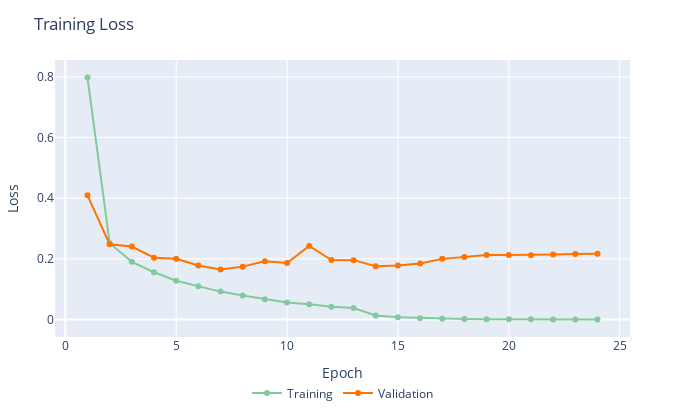
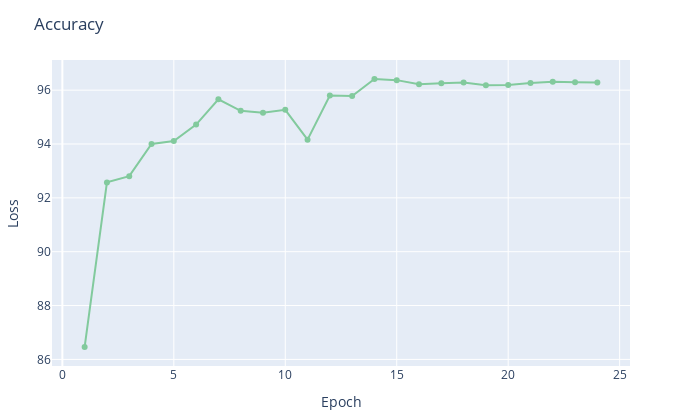
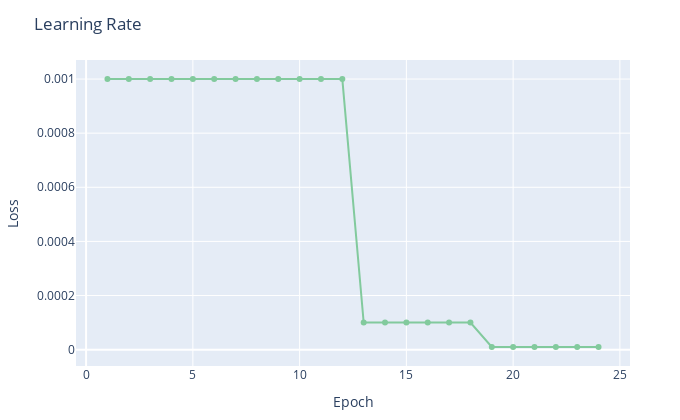

Notebook code cell kept with these figures, in order:
### Code cell
print("Training Metrics:")

losses = {
    "Training": "../models/cnn_ryan/250307-0336-full/csv_data/loss_train.csv",
    "Validation": "../models/cnn_ryan/250307-0336-full/csv_data/loss_validation.csv",
}
accuracies = {
    "Validation": "../models/cnn_ryan/250307-0336-full/csv_data/accuracy.csv"
}
learning_rate = "../models/cnn_ryan/250307-0336-full/csv_data/learning_rate.csv"

plotly_metrics(losses, accuracies, learning_rate)

### Figure 1 — Plotly figure (JSON) as saved in the notebook; plotly's stock layout.template omitted (floating-point values rounded to 4 significant figures)
{"data": [{"hovertemplate": "%{y:.3f}", "line": {"color": "#82ca9d", "width": 2}, "mode": "lines+markers", "name": "Training", "type": "scatter", "x": [1, 2, 3, 4, 5, 6, 7, 8, 9, 10, 11, 12, 13, 14, 15, 16, 17, 18, 19, 20, 21, 22, 23, 24], "y": [0.7978, 0.2517, 0.1901, 0.1557, 0.1275, 0.1093, 0.09187, 0.07873, 0.06629, 0.05622, 0.05049, 0.04228, 0.03773, 0.01307, 0.006988, 0.004248, 0.00214, 0.001191, 0.0006077, 0.0002962, 0.000244, 0.000197, 0.0001823, 0.0001457]}, {"hovertemplate": "%{y:.3f}", "line": {"color": "#ff7300", "width": 2}, "mode": "lines+markers", "name": "Validation", "type": "scatter", "x": [1, 2, 3, 4, 5, 6, 7, 8, 9, 10, 11, 12, 13, 14, 15, 16, 17, 18, 19, 20, 21, 22, 23, 24], "y": [0.4095, 0.2481, 0.2404, 0.2035, 0.2005, 0.1777, 0.1648, 0.1742, 0.1917, 0.1859, 0.2422, 0.1961, 0.1956, 0.1757, 0.1782, 0.1846, 0.1998, 0.2063, 0.2125, 0.2123, 0.212, 0.2141, 0.2157, 0.2171]}], "layout": {"height": 420, "hovermode": "x unified", "legend": {"orientation": "h", "x": 0.5, "xanchor": "center", "y": -0.15, "yanchor": "top"}, "margin": {"b": 20, "l": 50, "r": 50, "t": 60}, "title": {"text": "Training Loss"}, "width": 680, "xaxis": {"title": {"text": "Epoch"}}, "yaxis": {"title": {"text": "Loss"}}}}

### Figure 2 — Plotly figure (JSON) as saved in the notebook; plotly's stock layout.template omitted (floating-point values rounded to 4 significant figures)
{"data": [{"hovertemplate": "%{y:.2f}", "line": {"color": "#82ca9d", "width": 2}, "mode": "lines+markers", "name": "Validation", "type": "scatter", "x": [1, 2, 3, 4, 5, 6, 7, 8, 9, 10, 11, 12, 13, 14, 15, 16, 17, 18, 19, 20, 21, 22, 23, 24], "y": [86.46, 92.57, 92.81, 94.0, 94.11, 94.72, 95.66, 95.23, 95.16, 95.27, 94.16, 95.8, 95.78, 96.41, 96.37, 96.22, 96.25, 96.28, 96.18, 96.19, 96.26, 96.31, 96.29, 96.28]}], "layout": {"height": 420, "hovermode": "x unified", "legend": {"orientation": "h", "x": 0.5, "xanchor": "center", "y": -0.15, "yanchor": "top"}, "margin": {"b": 20, "l": 50, "r": 50, "t": 60}, "title": {"text": "Accuracy"}, "width": 680, "xaxis": {"title": {"text": "Epoch"}}, "yaxis": {"title": {"text": "Loss"}}}}

### Figure 3 — Plotly figure (JSON) as saved in the notebook; plotly's stock layout.template omitted (floating-point values rounded to 4 significant figures)
{"data": [{"hovertemplate": "%{y:.2e}", "line": {"color": "#82ca9d", "width": 2}, "mode": "lines+markers", "name": "LR", "type": "scatter", "x": [1, 2, 3, 4, 5, 6, 7, 8, 9, 10, 11, 12, 13, 14, 15, 16, 17, 18, 19, 20, 21, 22, 23, 24], "y": [0.001, 0.001, 0.001, 0.001, 0.001, 0.001, 0.001, 0.001, 0.001, 0.001, 0.001, 0.001, 0.0001, 0.0001, 0.0001, 0.0001, 0.0001, 0.0001, 1e-05, 1e-05, 1e-05, 1e-05, 1e-05, 1e-05]}], "layout": {"height": 420, "hovermode": "x unified", "legend": {"orientation": "h", "x": 0.5, "xanchor": "center", "y": -0.15, "yanchor": "top"}, "margin": {"b": 20, "l": 50, "r": 50, "t": 60}, "title": {"text": "Learning Rate"}, "width": 680, "xaxis": {"title": {"text": "Epoch"}}, "yaxis": {"title": {"text": "Loss"}}}}
